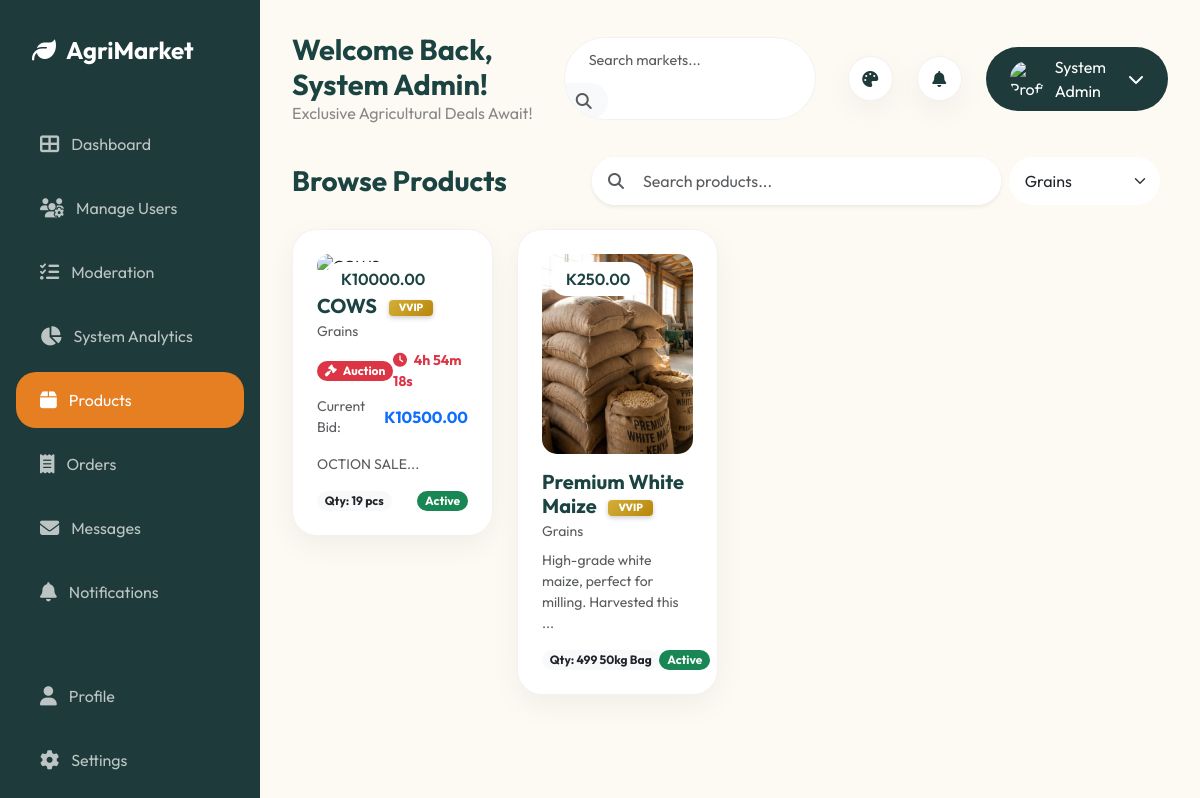
/products.php?category=1 (signed in), run on the app's committed database.
### tables this page shows
CREATE TABLE `products` (
  `id` int(11) NOT NULL,
  `farmer_id` int(11) NOT NULL,
  `category_id` int(11) NOT NULL,
  `name` varchar(100) NOT NULL,
  `description` text DEFAULT NULL,
  `price` decimal(10,2) NOT NULL,
  `quantity` int(11) NOT NULL,
  `unit` varchar(20) DEFAULT 'unit',
  `image` varchar(255) DEFAULT NULL,
  `status` enum('active','sold_out','moderated') DEFAULT 'active',
  `created_at` timestamp NOT NULL DEFAULT current_timestamp(),
  `is_auction` tinyint(1) DEFAULT 0,
  `starting_bid` decimal(10,2) DEFAULT 0.00,
  `current_bid` decimal(10,2) DEFAULT 0.00,
  `auction_end` timestamp NULL DEFAULT NULL,
  `location_lat` decimal(10,8) DEFAULT NULL,
  `location_lng` decimal(11,8) DEFAULT NULL,
  `video_url` varchar(255) DEFAULT NULL
);

CREATE TABLE `categories` (
  `id` int(11) NOT NULL,
  `name` varchar(50) NOT NULL,
  `description` text DEFAULT NULL
);

### products.php (the view, shortened to what this page needs)
<?php
include 'includes/header.inc.php';
include 'config.php';
$role = $_SESSION['role'];
$user_id = $_SESSION['user_id'];
$stmt = $pdo->query("SELECT * FROM categories");
$categories = $stmt->fetchAll();
$search = $_GET['search'] ?? '';
$category_filter = $_GET['category'] ?? '';
$query = "SELECT p.*, c.name as category_name" . ($role == 'farmer' ? "" : ", u.full_name as farmer_name, u.membership_type as farmer_membership") . "
          FROM products p
          JOIN categories c ON p.category_id = c.id";
if ($role != 'farmer') {
    $query .= " JOIN users u ON p.farmer_id = u.id";
}
$where_clauses = [];
$params = [];
if ($role == 'farmer') {
    $where_clauses[] = "p.farmer_id = ?";
    $params[] = $user_id;
} else {
    $where_clauses[] = "p.status = 'active'";
}
if (!empty($category_filter)) {
    $where_clauses[] = "p.category_id = ?";
    $params[] = $category_filter;
}
if (!empty($where_clauses)) {
    $query .= " WHERE " . implode(" AND ", $where_clauses);
}
$stmt = $pdo->prepare($query);
$stmt->execute($params);
$products = $stmt->fetchAll();
?>
<div class="d-flex">
    <?php include 'includes/sidebar.php'; ?>
    <div class="main-content w-100">
        <?php include 'includes/topbar.php'; ?>
        <div class="container-fluid p-0 animate-fade">
            <div class="row mb-4 align-items-center">
                <div class="col-md-4">
                    <h3 class="fw-bold m-0"><?php echo $role == 'farmer' ? 'My Listings' : 'Browse Products'; ?></h3>
                </div>
                <div class="col-md-8">
                    <form action="products.php" method="GET" class="d-flex gap-2">
                        <div class="input-group shadow-sm rounded-pill overflow-hidden bg-white">
                            <button type="submit" class="btn bg-white border-0 ps-3">
                                <i class="fas fa-search text-muted"></i>
                            </button>
                            <input type="text" name="search" class="form-control border-0 ps-2" placeholder="Search products..." value="<?php echo $search; ?>" style="box-shadow: none;">
                        </div>
                        <select name="category" class="form-select border-0 rounded-pill px-3 me-2" style="width: 200px;" onchange="this.form.submit()">
                            <?php foreach ($categories as $cat): ?>
                                <option value="<?php echo $cat['id']; ?>" <?php echo $category_filter == $cat['id'] ? 'selected' : ''; ?>>
                                    <?php echo $cat['name']; ?>
                                </option>
                            <?php endforeach; ?>
                        </select>
                    </form>
                </div>
            </div>
            <div class="row">
                <?php foreach ($products as $product): ?>
                    <div class="col-md-6 col-lg-4 col-xl-3">
                        <div class="product-card">
                            <span class="product-price">K<?php echo $product['price']; ?></span>
                            <a href="product_details.php?id=<?php echo $product['id']; ?>" class="text-decoration-none text-dark">
                                <img src="<?php echo $product['image'] ? 'uploads/products/' . $product['image'] : 'https://images.unsplash.com/photo-1595147389795-37094173bfd8?ixlib=rb-1.2.1&auto=format&fit=crop&w=500&q=60'; ?>" class="product-img" alt="<?php echo $product['name']; ?>">
                            </a>
                            <div class="d-flex justify-content-between align-items-start mb-2">
                                <div>
                                    <h5 class="fw-bold mb-0">
                                        <?php echo $product['name']; ?>
                                        <?php if (isset($product['farmer_membership']) && $product['farmer_membership'] == 'vvip'): ?>
                                            <span class="vvip-tag">VVIP</span>
                                        <?php endif; ?>
                                    </h5>
                                    <small class="text-muted"><?php echo $product['category_name']; ?></small>
                                </div>
                             </div>
                             <?php if ($product['is_auction']): ?>
                                <div class="auction-status mb-3">
                                    <div class="d-flex justify-content-between align-items-center mb-1">
                                        <span class="badge bg-danger rounded-pill"><i class="fas fa-gavel me-1"></i> Auction</span>
                                        <span class="text-danger fw-bold small countdown" data-end="<?php echo $product['auction_end']; ?>">
                                        </span>
                                    </div>
                                    <div class="d-flex justify-content-between align-items-center">
                                        <small class="text-muted">Current Bid:</small>
                                        <span class="fw-bold text-primary">K<?php echo $product['current_bid'] ?? $product['price']; ?></span>
                                    </div>
                                </div>
                             <?php endif; ?>
                            <p class="text-muted small mb-3"><?php echo substr($product['description'], 0, 60) . '...'; ?></p>
                            <div class="d-flex justify-content-between align-items-center">
                                <span class="badge bg-light text-dark rounded-pill">Qty: <?php echo $product['quantity']; ?> <?php echo $product['unit']; ?></span>
                                <?php if ($role == 'buyer'): ?>
                                    <?php if ($product['is_auction']): ?>
                                        <a href="product_details.php?id=<?php echo $product['id']; ?>" class="btn btn-primary btn-sm rounded-pill px-3">Place Bid</a>
                                    <?php else: ?>
                                        <div class="d-flex gap-2">
                                            <a href="api/cart.php?action=add&product_id=<?php echo $product['id']; ?>&redirect=back" class="btn btn-success btn-sm rounded-pill px-3">
                                                <i class="fas fa-cart-plus me-1"></i> Cart
                                            </a>
                                            <form action="api/orders.php" method="POST" class="d-inline">
                                                <input type="hidden" name="action" value="place_order">
                                                <input type="hidden" name="product_id" value="<?php echo $product['id']; ?>">
                                                <input type="hidden" name="quantity" value="1">
                                                <button type="submit" class="btn btn-primary btn-sm rounded-pill px-3">Order Now</button>
                                            </form>
                                        </div>
                                    <?php endif; ?>
                                <?php else: ?>
                                    <span class="badge bg-<?php echo $product['status'] == 'active' ? 'success' : 'warning'; ?> rounded-pill"><?php echo ucfirst($product['status']); ?></span>
                                <?php endif; ?>
                            </div>
                        </div>
                    </div>
                <?php endforeach; ?>
            </div>
        </div>
    </div>
</div>
</body>
</html>

### assets/css/style.css (style rules this page uses)
:root { --primary-teal: #1e3a3a; --secondary-teal: #1b4342; --accent-orange: #e67e22; --dark-orange: #d35400; --bg-cream: #fcfaf2; --text-dark: #1b4342; --text-light: #ffffff; --text-muted: #888888; --card-bg: #ffffff; --sidebar-width: 260px; --border-radius: 20px; --soft-shadow: 0 10px 30px rgba(0, 0, 0, 0.05); --border-color: rgba(0, 0, 0, 0.05); --input-bg: #ffffff; }
body { font-family: 'Outfit', sans-serif; background-color: var(--bg-cream); color: var(--text-dark); margin: 0; overflow-x: hidden; }
.main-content { margin-left: var(--sidebar-width); padding: 2rem; min-height: 100vh; }
.vvip-tag { background: linear-gradient(135deg, #d4af37, #b8860b); color: white; padding: 2px 10px; border-radius: 4px; font-size: 0.65rem; font-weight: 800; text-transform: uppercase; margin-left: 8px; box-shadow: 0 2px 5px rgba(0, 0, 0, 0.2); display: inline-block; vertical-align: middle; }
.product-card { background-color: var(--card-bg); border-radius: 25px; padding: 1.5rem; box-shadow: var(--soft-shadow); transition: transform 0.3s ease; margin-bottom: 1.5rem; position: relative; border: 1px solid var(--border-color); }
.product-img { width: 100%; height: 200px; border-radius: 15px; object-fit: cover; margin-bottom: 1rem; }
.product-price { background: white; padding: 0.3rem 1rem; border-radius: 50px; position: absolute; top: 2rem; left: 2rem; font-weight: 600; }
.form-control { border-radius: 12px; padding: 12px 20px; border: 1px solid var(--border-color); background-color: var(--input-bg); color: var(--text-dark); }
.animate-fade { animation: fadeIn 0.5s ease forwards; }

### data on the page
products: price "10000.00", name "COWS", category.name "Grains", current_bid "10500.00", description "OCTION SALE", quantity "19", unit "pcs", status "Active"
products: price "250.00", image (picture), name "Premium White Maize", category.name "Grains", description "High-grade white maize, perfect for milling. Harvested this", quantity "499", unit "50kg Bag", status "Active"

### other printed values
$_SESSION['full_name'] "System Admin"
form field category "Grains"
